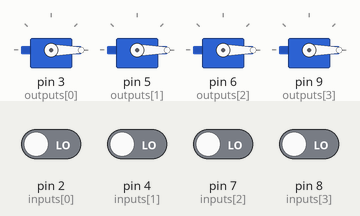
Simulated run of this sketch. Board: Arduino Uno, built with avr-gcc and run on an emulated ATmega328P. On the bench: 4 × servo. The inputs (shaded band) are chosen by the test bench; at power-on: pin 2 (inputs[0]), pin 4 (inputs[1]), pin 7 (inputs[2]), pin 8 (inputs[3]) LOW.

Above: at 1.2 s.
1.3 s: pin 2 (inputs[0]) driven HIGH
At 2.5 s:
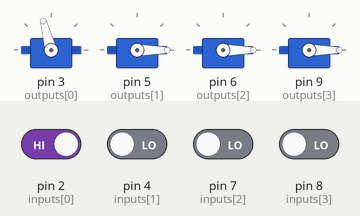
2.8 s: pin 4 (inputs[1]) driven HIGH
At 3.9 s:
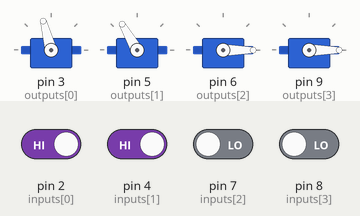
4.3 s: pin 7 (inputs[2]) driven HIGH
At 5.2 s:
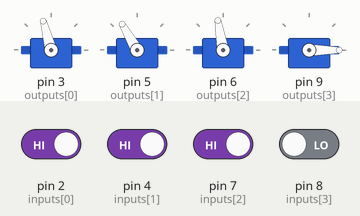
5.8 s: pin 8 (inputs[3]) driven HIGH
At 6.5 s:
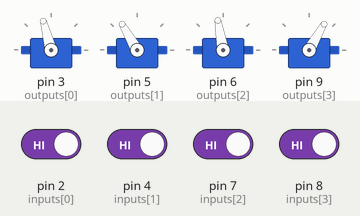
7.3 s: pin 2 (inputs[0]) driven LOW
At 7.8 s:
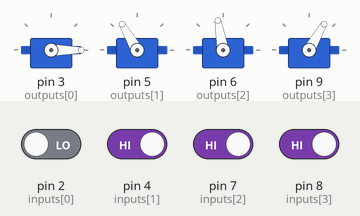
8.8 s: pin 4 (inputs[1]) driven LOW
At 9.1 s:
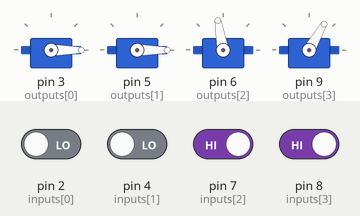
Timing chart, 0 to 11.3 s (numbered marks = the images above; inputs shaded):
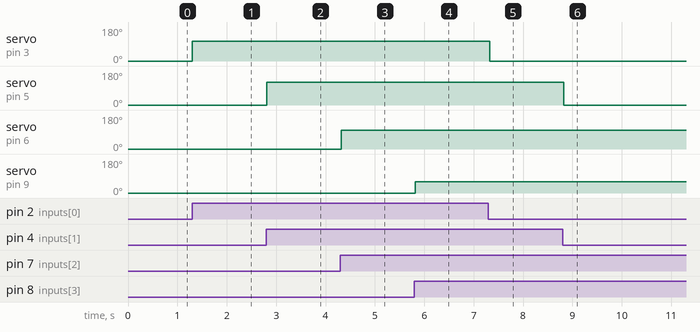

The sketch:

servos.ino
```cpp
#include <Servo.h>

Servo servos[4];
int outputs[] = {3, 5, 6, 9}; //Pines de salida
int inputs[] = {2, 4, 7, 8}; //Pines de entrada
int offs[] = {0, 0, 0, 0}; //Posiciones de retiro de los servos
int ons[] = {105, 120, 100, 60}; //Posiciones de avance de los servos

void setup() {
  Serial.begin(9600);
  for(int i = 0; i < 4; i++) {
    servos[i].attach(outputs[i]);
  }
}

//Mueve los servos hacia enfrente o hacia atras dependiendo de las señales recibidas
void loop() {
  for(int i = 0; i < 4; i++) {
    if(digitalRead(inputs[i])) {
      servos[i].write(ons[i]);
    } else {
      servos[i].write(offs[i]);
    }
  }
  delay(100);
}
```

Measured:
- after the input at 1.3 s, servo on pin 3 (outputs[0]): 0° → 105° at once
- after the input at 2.8 s, servo on pin 5 (outputs[1]): 0° → 120° at once
- after the input at 4.3 s, servo on pin 6 (outputs[2]): 0° → 100° at once
- after the input at 5.8 s, servo on pin 9 (outputs[3]): 0° → 60° at once
- after the input at 7.3 s, servo on pin 3 (outputs[0]): 105° → 0° at once
- after the input at 8.8 s, servo on pin 5 (outputs[1]): 120° → 0° at once
